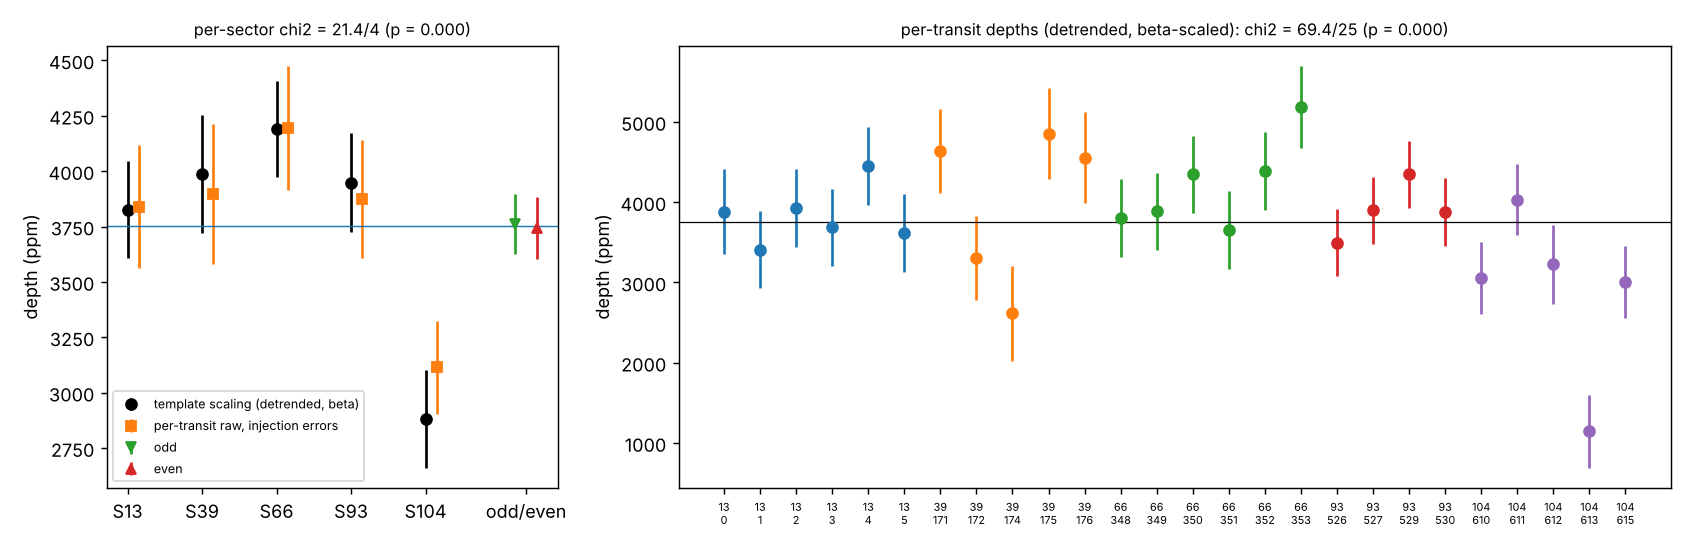

The script that saved this image:
"""Per-sector, odd/even and per-transit depths of TIC 87055304 with a shared (fixed) transit shape.

Template: free-density MCMC posterior medians (exposure-integrated per sector).
Model per group g: f = c_s * (1 - A_g * s(t)), s = 1 - template; A_g scales the depth; c_s a per-sector offset.
Solved as weighted linear least squares; uncertainties from the white noise (MCMC per-sector sigma) inflated by the
per-sector red-noise factor beta (vshape.json).  Depth_g = A_g * template depth (mid-transit, unsmeared).
Per-transit depths: from transit_fits_raw.json (raw SAP, local linear baseline, Tc fixed on the ephemeris), errors
scaled by the per-sector injection factor; and from the detrended flux here (constant offset per transit, beta-scaled).
Consistency: chi^2 about the weighted mean, p-values.
Also odd/even with different timing (half-period secondary-free check) and alternative: 2P fold depth.
Writes depths.json and depths.png.
"""
import os, json
os.environ["OMP_NUM_THREADS"] = "1"
import numpy as np
from scipy import stats
import matplotlib
matplotlib.use("Agg")
import matplotlib.pyplot as plt
import tmodel as tm
from transit_fits import Template

HERE = os.path.dirname(os.path.abspath(__file__))
mc = json.load(open(os.path.join(HERE, "mcmc_free.json")))
th = np.array([mc["params"][n]["med"] for n in ["T0", "P", "k", "b", "rho", "u1", "u2"]])
tmpl = Template(th)
DEPTH0 = tmpl.depth * 1e6
T0, P = th[0], th[1]
SIG = {s: mc["params"][f"sigma{s}_ppm"]["med"] * 1e-6 for s in tm.SECTORS}
vs = json.load(open(os.path.join(HERE, "vshape.json")))
BETA = {int(s): float(b) for s, b in vs["beta"].items()}
data = tm.load()


def design(groups_fn):
    """Return X, y, w for groups defined by groups_fn(sector, epoch) -> label."""
    rows_y, rows_w, cols = [], [], []
    labels = []
    blocks = []
    for s in tm.SECTORS:
        d = data[s]
        ep = np.round((d["t"] - T0) / P).astype(int)
        sx = 1 - tmpl(d["t"] - T0 - ep * P, d["exptime"])
        lab = np.array([groups_fn(s, e) for e in ep], dtype=object)
        blocks.append((s, d["f"], sx, lab))
        for l in sorted(set(lab.tolist()) - {None}, key=str):
            if l not in labels:
                labels.append(l)
    n = sum(len(b[1]) for b in blocks)
    X = np.zeros((n, len(tm.SECTORS) + len(labels)))
    y = np.zeros(n); w = np.zeros(n); i0 = 0
    for j, (s, f, sx, lab) in enumerate(blocks):
        k = slice(i0, i0 + len(f))
        X[k, j] = 1.0
        for li, l in enumerate(labels):
            m = lab == l
            col = np.zeros(len(f)); col[m] = -sx[m]
            X[k, len(tm.SECTORS) + li] = col
        y[k] = f; w[k] = 1 / (SIG[s] * BETA[s]) ** 2; i0 += len(f)
    return X, y, w, labels


def wls(X, y, w):
    Xw = X * w[:, None]
    cov = np.linalg.inv(X.T @ Xw)
    p = cov @ (Xw.T @ y)
    return p, cov


def group_fit(fn, name):
    X, y, w, labels = design(fn)
    p, cov = wls(X, y, w)
    ns = len(tm.SECTORS)
    # p[ns+i] = c * A ~ A (c ~ 1)
    A = p[ns:]; eA = np.sqrt(np.diag(cov)[ns:])
    out = {str(l): dict(depth_ppm=float(a * DEPTH0), err_ppm=float(e * DEPTH0), A=float(a), A_err=float(e)) for l, a, e in zip(labels, A, eA)}
    return out, A, eA, cov[ns:, ns:]


def consistency(v, e):
    w = 1 / e ** 2
    mu = np.sum(v * w) / np.sum(w)
    chi2 = float(np.sum(((v - mu) / e) ** 2)); dof = len(v) - 1
    return dict(mean=float(mu), mean_err=float(1 / np.sqrt(np.sum(w))), chi2=chi2, dof=dof, p=float(stats.chi2.sf(chi2, dof)))


res = dict(template_depth_ppm=DEPTH0, beta=BETA, sigma_ppm={s: SIG[s] * 1e6 for s in tm.SECTORS})
# all
allf, A, eA, _ = group_fit(lambda s, e: "all", "all")
res["combined"] = allf["all"]
# per sector
sec, A, eA, _ = group_fit(lambda s, e: f"S{s}", "sector")
res["per_sector"] = sec
res["per_sector_consistency"] = consistency(A * DEPTH0, eA * DEPTH0)
# S104 versus the rest
rest = [k for k in sec if k != "S104"]
vr = np.array([sec[k]["depth_ppm"] for k in rest]); er = np.array([sec[k]["err_ppm"] for k in rest])
c_rest = consistency(vr, er)
res["S104_vs_rest"] = dict(rest_mean=c_rest["mean"], rest_err=c_rest["mean_err"], rest_chi2=c_rest["chi2"], rest_p=c_rest["p"],
                           S104=sec["S104"]["depth_ppm"], S104_err=sec["S104"]["err_ppm"],
                           diff_sigma=float((sec["S104"]["depth_ppm"] - c_rest["mean"]) / np.hypot(sec["S104"]["err_ppm"], c_rest["mean_err"])),
                           ratio=float(sec["S104"]["depth_ppm"] / c_rest["mean"]))
# odd / even (absolute epoch parity relative to E_ref convention: epoch number from T0_INIT)
E_REF = json.load(open(os.path.join(HERE, "ml_start.json")))["E_ref"]
oe, A, eA, C = group_fit(lambda s, e: "odd" if (e + E_REF) % 2 else "even", "oddeven")
d = oe["odd"]["depth_ppm"] - oe["even"]["depth_ppm"]
ed = np.sqrt(C[0, 0] + C[1, 1] - 2 * C[0, 1]) * DEPTH0
res["odd_even"] = dict(odd=oe["odd"], even=oe["even"], diff_ppm=float(d), diff_err_ppm=float(ed), diff_sigma=float(d / ed))
# odd/even per sector (to check whether any one sector drives it)
oes = {}
for s in tm.SECTORS:
    try:
        r, A2, e2, C2 = group_fit(lambda ss, e, s=s: (("odd" if (e + E_REF) % 2 else "even") if ss == s else None), "x")
        if "odd" in r and "even" in r:
            dd = r["odd"]["depth_ppm"] - r["even"]["depth_ppm"]
            oes[f"S{s}"] = dict(odd=r["odd"]["depth_ppm"], even=r["even"]["depth_ppm"], diff_sigma=float(dd / (np.sqrt(C2[0, 0] + C2[1, 1] - 2 * C2[0, 1]) * DEPTH0)))
    except np.linalg.LinAlgError:
        pass
res["odd_even_per_sector"] = oes
# per transit (detrended, beta-scaled white noise)
pt, A, eA, _ = group_fit(lambda s, e: f"{s}:{e + E_REF}", "transit")
# keep only transits with >= 50 % in-transit coverage
keep = {}
for key, v in pt.items():
    s, e = key.split(":"); s = int(s); e = int(e)
    d_ = data[s]; tc = T0 + (e - E_REF) * P
    cov = min(1.0, np.sum(np.abs(d_["t"] - tc) < tmpl.T14 / 2) * d_["exptime"] / 86400 / tmpl.T14)
    if cov >= 0.5:
        keep[key] = dict(v, coverage=float(cov))
res["per_transit_detrended"] = keep
vv = np.array([v["depth_ppm"] for v in keep.values()]); ee = np.array([v["err_ppm"] for v in keep.values()])
res["per_transit_detrended_consistency"] = consistency(vv, ee)
res["per_transit_detrended_consistency"]["max_abs_dev_sigma"] = float(np.max(np.abs(vv - res["per_transit_detrended_consistency"]["mean"]) / ee))
# per transit from the raw-flux local fits with injection-calibrated errors
tf_path = os.path.join(HERE, "transit_fits_raw.json")
if os.path.exists(tf_path):
    tf = json.load(open(tf_path))
    inj = tf["injection"]
    rows = [r for r in tf["transits"] if r.get("used") and "depth_A" in r]
    v = np.array([r["depth_A"] for r in rows]) * tf["template_depth_ppm"]
    e = np.array([r["depth_A_err"] * max(1.0, inj[str(r["sector"])]["depth_scale_sd"]) for r in rows]) * tf["template_depth_ppm"]
    c = consistency(v, e)
    c["max_abs_dev_sigma"] = float(np.max(np.abs(v - c["mean"]) / e))
    c["n"] = len(v)
    res["per_transit_raw_injcal"] = dict(consistency=c, transits=[dict(sector=r["sector"], epoch=r["epoch"] + E_REF, depth_ppm=float(a), err_ppm=float(b))
                                                                   for r, a, b in zip(rows, v, e)])
    # odd/even from per-transit raw depths
    par = np.array([(r["epoch"] + E_REF) % 2 for r in rows])
    co = consistency(v[par == 1], e[par == 1]); ce = consistency(v[par == 0], e[par == 0])
    res["odd_even_raw_injcal"] = dict(odd=co["mean"], odd_err=co["mean_err"], even=ce["mean"], even_err=ce["mean_err"],
                                      diff_sigma=float((co["mean"] - ce["mean"]) / np.hypot(co["mean_err"], ce["mean_err"])))
    # sector means from raw per-transit
    sm = {}
    for s in tm.SECTORS:
        k = np.array([r["sector"] == s for r in rows])
        if k.sum():
            cs = consistency(v[k], e[k]); sm[f"S{s}"] = dict(depth_ppm=cs["mean"], err_ppm=cs["mean_err"], n=int(k.sum()), chi2=cs["chi2"], dof=cs["dof"])
    res["per_sector_raw_injcal"] = sm
    vv2 = np.array([x["depth_ppm"] for x in sm.values()]); ee2 = np.array([x["err_ppm"] for x in sm.values()])
    res["per_sector_raw_injcal_consistency"] = consistency(vv2, ee2)

json.dump(res, open(os.path.join(HERE, "depths.json"), "w"), indent=1)
print(json.dumps({k: v for k, v in res.items() if k not in ("per_transit_detrended", "per_transit_raw_injcal")}, indent=1))

# figure
fig, ax = plt.subplots(1, 2, figsize=(13, 4.2), gridspec_kw=dict(width_ratios=[1, 2.2]))
labs = [f"S{s}" for s in tm.SECTORS]
ax[0].errorbar(range(5), [sec[l]["depth_ppm"] for l in labs], [sec[l]["err_ppm"] for l in labs], fmt="o", color="k", label="template scaling (detrended, beta)")
if "per_sector_raw_injcal" in res:
    ax[0].errorbar(np.arange(5) + 0.15, [res["per_sector_raw_injcal"][l]["depth_ppm"] for l in labs],
                   [res["per_sector_raw_injcal"][l]["err_ppm"] for l in labs], fmt="s", color="C1", label="per-transit raw, injection errors")
ax[0].axhline(res["combined"]["depth_ppm"], color="C0", lw=0.8)
ax[0].errorbar([5.2], [oe["odd"]["depth_ppm"]], [oe["odd"]["err_ppm"]], fmt="v", color="C2", label="odd")
ax[0].errorbar([5.5], [oe["even"]["depth_ppm"]], [oe["even"]["err_ppm"]], fmt="^", color="C3", label="even")
ax[0].set_xticks(list(range(5)) + [5.35]); ax[0].set_xticklabels(labs + ["odd/even"])
ax[0].set_ylabel("depth (ppm)"); ax[0].legend(fontsize=7)
ax[0].set_title(f"per-sector chi2 = {res['per_sector_consistency']['chi2']:.1f}/4 (p = {res['per_sector_consistency']['p']:.3f})", fontsize=9)
ks = list(keep.keys())
tcs = [T0 + (int(k.split(':')[1]) - E_REF) * P for k in ks]
colors = {13: "C0", 39: "C1", 66: "C2", 93: "C3", 104: "C4"}
for i, k in enumerate(ks):
    s = int(k.split(":")[0])
    ax[1].errorbar(i, keep[k]["depth_ppm"], keep[k]["err_ppm"], fmt="o", color=colors[s])
ax[1].axhline(res["per_transit_detrended_consistency"]["mean"], color="k", lw=0.7)
ax[1].set_xticks(range(len(ks))); ax[1].set_xticklabels([k.replace(":", "\n") for k in ks], fontsize=6)
ax[1].set_title(f"per-transit depths (detrended, beta-scaled): chi2 = {res['per_transit_detrended_consistency']['chi2']:.1f}/{res['per_transit_detrended_consistency']['dof']}"
                f" (p = {res['per_transit_detrended_consistency']['p']:.3f})", fontsize=9)
ax[1].set_ylabel("depth (ppm)")
fig.tight_layout(); fig.savefig(os.path.join(HERE, "depths.png"), dpi=130)
